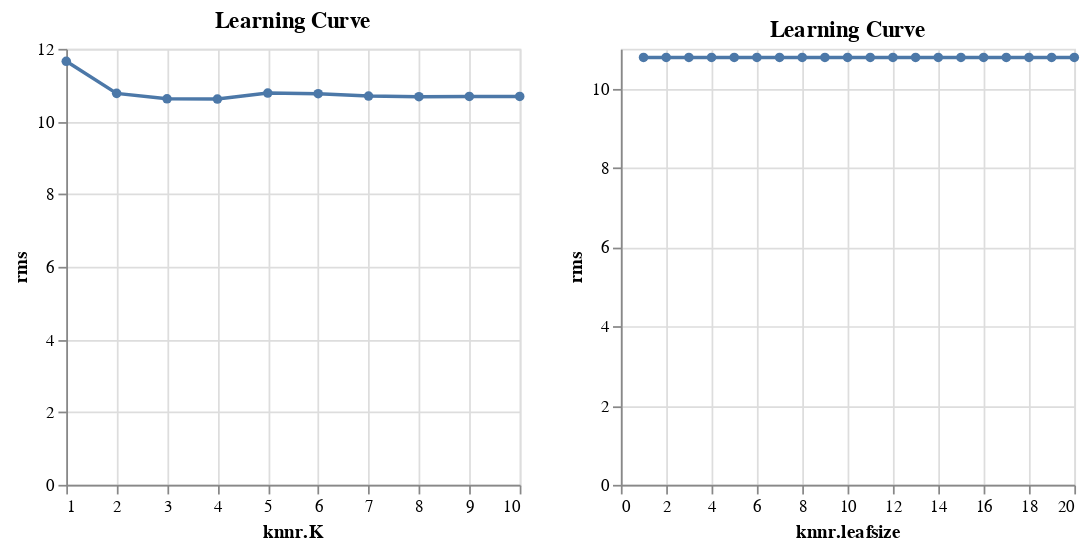

Write notebook code for a chart like this one.
### Code cell
# Function to plot learning curves

function plot_lc(curve::NamedTuple, measure::String)
  
  # Create a dataframe from data
  df = DataFrame(parameter_values = curve.parameter_values, measurements = curve.measurements)
  
  # Use vlplot to plot data  
  @vlplot(
    data = df,
    mark = {:line, tooltip = true, point = true},
    x = {"parameter_values:q", title = curve.parameter_name},
    y = {"measurements:q", title = measure},
    title = "Learning Curve",
    height = 250,
    width = 260
  )  

end

# Define ranges for tuning

r1 = range(pipe, :(knnr.K), lower=1, upper = 10) 
r2 = range(pipe, :(knnr.leafsize), lower=1, upper = 20) 

# Create 2 learning curves

curve1 = learning_curve(mach; range=r1, resampling=CV(), measure=rms);
curve2 = learning_curve(mach; range=r2, resampling=CV(), measure=rms);

# First learning curve
p1 = plot_lc(curve1, "rms");

# Second learning curve
p2 = plot_lc(curve2, "rms");

pl = [p1 p2]

### Figure 1 — Vega-Lite specification as saved in the notebook (floating-point values rounded to 4 significant figures)
{"hconcat": [{"data": {"values": [{"parameter_values": 1, "measurements": 11.66}, {"parameter_values": 2, "measurements": 10.77}, {"parameter_values": 3, "measurements": 10.62}, {"parameter_values": 4, "measurements": 10.62}, {"parameter_values": 5, "measurements": 10.78}, {"parameter_values": 6, "measurements": 10.77}, {"parameter_values": 7, "measurements": 10.7}, {"parameter_values": 8, "measurements": 10.68}, {"parameter_values": 9, "measurements": 10.69}, {"parameter_values": 10, "measurements": 10.69}]}, "mark": {"tooltip": true, "point": true, "type": "line"}, "title": "Learning Curve", "height": 250, "width": 260, "encoding": {"x": {"title": "knnr.K", "field": "parameter_values", "type": "quantitative"}, "y": {"title": "rms", "field": "measurements", "type": "quantitative"}}}, {"data": {"values": [{"parameter_values": 1, "measurements": 10.78}, {"parameter_values": 2, "measurements": 10.78}, {"parameter_values": 3, "measurements": 10.78}, {"parameter_values": 4, "measurements": 10.78}, {"parameter_values": 5, "measurements": 10.78}, {"parameter_values": 6, "measurements": 10.78}, {"parameter_values": 7, "measurements": 10.78}, {"parameter_values": 8, "measurements": 10.78}, {"parameter_values": 9, "measurements": 10.78}, {"parameter_values": 10, "measurements": 10.78}, {"parameter_values": 11, "measurements": 10.78}, {"parameter_values": 12, "measurements": 10.78}, {"parameter_values": 13, "measurements": 10.78}, {"parameter_values": 14, "measurements": 10.78}, {"parameter_values": 15, "measurements": 10.78}, {"parameter_values": 16, "measurements": 10.78}, {"parameter_values": 17, "measurements": 10.78}, {"parameter_values": 18, "measurements": 10.78}, {"parameter_values": 19, "measurements": 10.78}, {"parameter_values": 20, "measurements": 10.78}]}, "mark": {"tooltip": true, "point": true, "type": "line"}, "title": "Learning Curve", "height": 250, "width": 260, "encoding": {"x": {"title": "knnr.leafsize", "field": "parameter_values", "type": "quantitative"}, "y": {"title": "rms", "field": "measurements", "type": "quantitative"}}}]}
